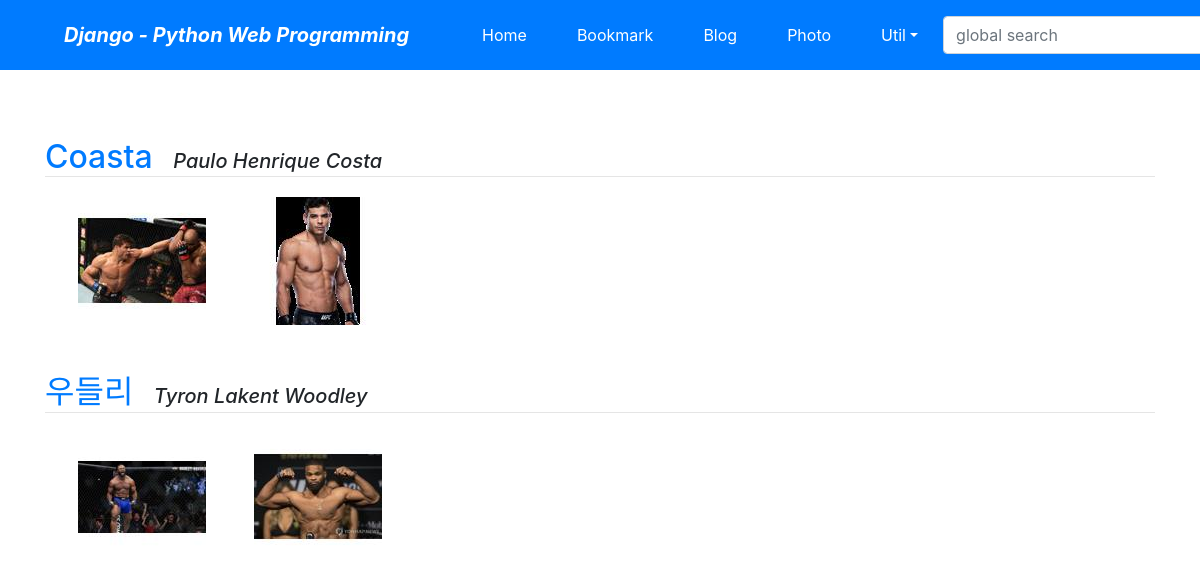
The app's page /photo/ with its own data.
### photo/models.py (models this page shows, shortened)
class Album(models.Model):
    name = models.CharField('NAME', max_length=30)
    description = models.CharField(
        'One Line Description', max_length=100, blank=True)
    class Meta:
        ordering = ('name',)

class Photo(models.Model):
    album = models.ForeignKey(Album, on_delete=models.CASCADE)
    title = models.CharField('TITLE', max_length=30)
    description = models.TextField('Photo Description', blank=True)
    image = ThumbnailImageField('IMAGE', upload_to='photo/%Y/%m')
    upload_dt = models.DateTimeField('UPLOAD DATE', auto_now_add=True)
    class Meta:
        ordering = ('title',)
    def get_absolute_url(self):
        return reverse('photo:photo_detail', args=(self.id,))

### photo/views.py (the view)
# urls.py: path('', views.AlbumLV.as_view(), name='index'),
class AlbumLV(ListView):
    model = Album

### photo/fields.py (called while the page is built)
    def _add_thumb(self, s):
        parts = s.split('.')  # list = str.split() : 문자열 => 리스트, 공백시 스페이스 기준
        parts.insert(-1, 'thumb')
        if parts[-1].lower() not in ('jpeg', 'jpg'):
            parts[-1] = 'jpg'
        return '.'.join(parts)  # ” “.join( list ) : 리스트에서 문자열으로

    @property
    def thumb_url(self):
        return self._add_thumb(self.url)

### photo/templates/photo/album_list.html (shortened to what this page needs)
{% extends 'base.html' %}
{% block content %}
    {% for item in object_list%}
    <div class="mt-5">
        <a class="h2" href="{% url 'photo:album_detail' item.id %}">
        {{ item.name }}</a>&emsp;
        <span class="font-italic h5">{{ item.description }}</span>
    </div>
    <hr style="margin: 0 0 20px 0;">
    <div class="row">
        {% for photo in item.photo_set.all|slice:":5" %}
        <div class="ml-5">
            <div class="thumbnail">
                <a href="{{ photo.get_absolute_url }}">
                    <img src="{{ photo.image.thumb_url }}" style="width: 100%;">
                </a>
            </div>
        </div>
        {% endfor %}
    </div>
    {% endfor %}
{% endblock  %}

### records on screen
Album: name "Coasta", description "Paulo Henrique Costa"
Photo: shows a picture
Photo: shows a picture
Album: name "우들리", description "Tyron Lakent Woodley"
Photo: shows a picture
Photo: shows a picture
